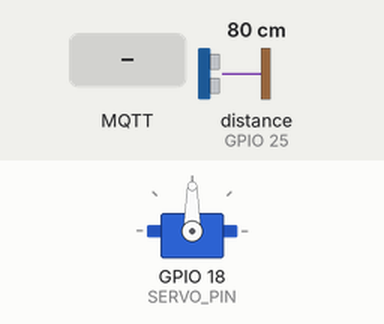
Recording of a sketch running on a simulated ESP32. Parts: servo. Wiring (inferred from the names in the program): ultrasonic range finder: trigger GPIO 26; echo GPIO 25. Inputs (shaded band) come from the test bench; at power-on: distance to the obstacle (sensor on GPIO 25) 80 cm. The echo pulse lasts 58.3 µs per cm; WiFi joins after 1.5 s; servers stay silent unless stated; random numbers use the default seed unless the sketch sets one; no MQTT or app messages arrive unless stated; not simulated (calls return 0 or success): env.h; names the files do not define were given values by the test bench: BROKER_PORT = 1883; what the sketch prints to the serial monitor is not drawn.

Above: at 2.7 s.
2.8 s: MQTT message "Acender" arrives on the first subscribed topic
At 5.7 s:
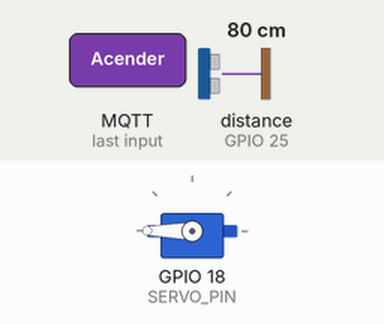
6.3 s: MQTT message "Apagar" arrives on the first subscribed topic
At 6.46 s:
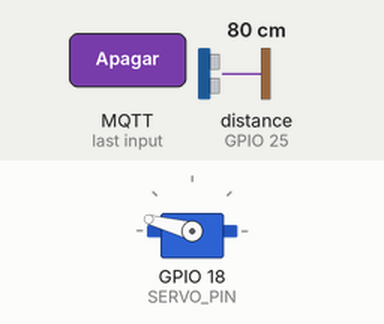
At 8.9 s:
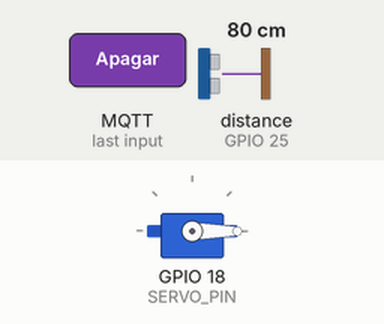
Timing chart, 0 to 10.4 s (numbered marks = the images above; inputs shaded):
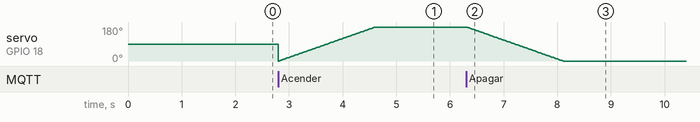

The sketch:

S3.ino
```cpp
#include <WiFi.h> // conecta o esp32
#include <WiFiClientSecure.h>
#include <PubSubClient.h> //comunicação via MQTT
#include <ESP32Servo.h> // controla o servo motor
#include "env.h" credenciais senha,broker

WiFiClientSecure client;
PubSubClient mqtt(client); // cliente que usa conexão

Servo meuServo;

const byte SERVO_PIN = 18;
const byte TRIGGER_PIN = 26; //trigger ultrassonico
const byte ECHO_PIN = 25; //echo ultrassonico

unsigned long lastMsg = 0;
char msg[50];
bool objetoProximoAnterior = false;

void conectaWiFi() {
  Serial.println("Conectando ao WiFi...");
  WiFi.begin(WIFI_SSID, WIFI_PASS);

  while (WiFi.status() != WL_CONNECTED) {
    Serial.print(".");
    delay(500);
  }
  Serial.println("\nWiFi conectado!");
  Serial.print("IP: ");
  Serial.println(WiFi.localIP());
}

void conectaMQTT() { // gera im ID aleatorio pro esp32 no mqtt
  while (!mqtt.connected()) {
    Serial.print("Conectando ao broker MQTT..."); //tenta conectar com o broker
    String clientId = "ESP32Client-";
    clientId += String(random(0xffff), HEX);

    if (mqtt.connect(clientId.c_str(), BROKER_USER, BROKER_PASS)) {
      Serial.println("Conectado!");
      mqtt.subscribe(TOPIC_ILUM);
    } else {
      Serial.print("Falha (rc=");
      Serial.print(mqtt.state());
      Serial.println("), tentando novamente em 5s");
      delay(5000);
    }
  }
}

long lerDistancia() {
  digitalWrite(TRIGGER_PIN, LOW); //manda um pulso
  delayMicroseconds(2);
  digitalWrite(TRIGGER_PIN, HIGH);
  delayMicroseconds(10);
  digitalWrite(TRIGGER_PIN, LOW);

  long duracao = pulseIn(ECHO_PIN, HIGH); // o echo recebe o tempo que o som levou para voltar
  long distancia = duracao * 0.034 / 2;

  return distancia;
}

void callback(char* topic, byte* payload, unsigned int length) { // converte o payload para string
  String msg = "";
  for (int i = 0; i < length; i++) {
    msg += (char)payload[i];
  }

  Serial.print("Mensagem recebida em ");
  Serial.print(topic);
  Serial.print(": ");
  Serial.println(msg);

  if (String(topic) == TOPIC_ILUM) { // verifica a executação das açoes no servo
    if (msg == "Acender") {
      for (int pos = 0; pos <= 180; pos++) {
        meuServo.write(pos);
        delay(10);
      }
    } else if (msg == "Apagar") {
      for (int pos = 180; pos >= 0; pos--) {
        meuServo.write(pos);
        delay(10);
      }
    }
  }
}

void setup() {
  Serial.begin(115200);
  pinMode(TRIGGER_PIN, OUTPUT);
  pinMode(ECHO_PIN, INPUT);
  meuServo.attach(SERVO_PIN);

  client.setInsecure();
  conectaWiFi();

  mqtt.setServer(BROKER_URL, BROKER_PORT);
  mqtt.setCallback(callback);
  conectaMQTT();
}

void loop() {
  if (!mqtt.connected()) {
    conectaMQTT();
  }
  mqtt.loop();

  unsigned long agora = millis();
  if (agora - lastMsg > 2000) { // a cada dois segundos mede distancia
    lastMsg = agora;

    long distancia = lerDistancia();
    Serial.print("Distância: ");
    Serial.print(distancia);
    Serial.println(" cm");

    if (distancia > 0 && distancia < 10) { // verifica se algum objeto esta perto
      if (!objetoProximoAnterior) {
        mqtt.publish(TOPIC_ILUM, "Objeto proximo");
        Serial.println("Objeto próximo! Enviado ao MQTT.");
        objetoProximoAnterior = true;
      }
    } else {
      objetoProximoAnterior = false;
    }
  }
}
```

Measured:
- after the input at 6.3 s, servo on GPIO 18 (SERVO_PIN): moves from 180° to 0° over 1.8 s, starting at once
